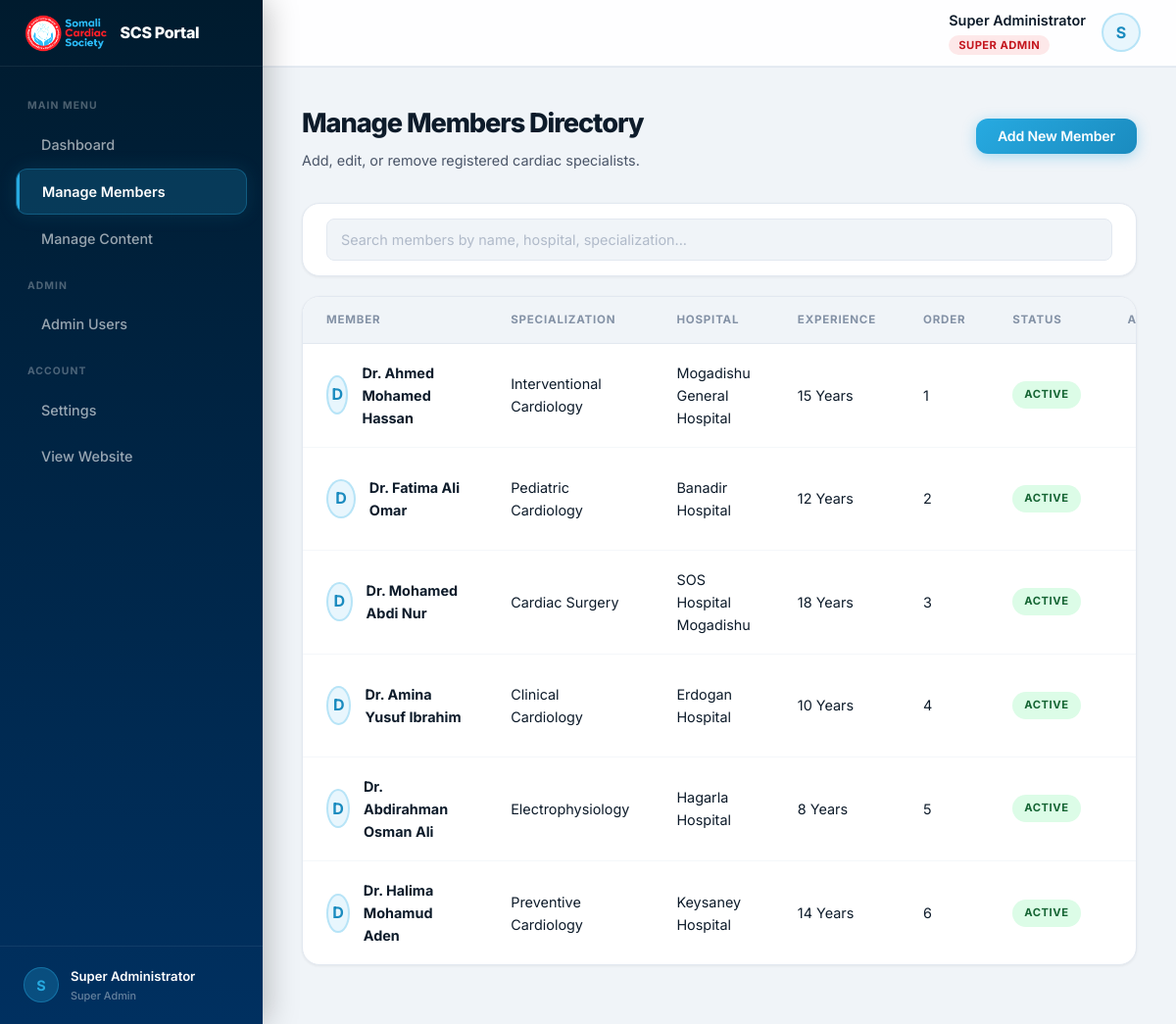
Screenshot of /admin/members.php (signed in) with the database file from the repository.
### tables this page shows
CREATE TABLE IF NOT EXISTS `members` (
    `id` INT AUTO_INCREMENT PRIMARY KEY,
    `full_name` VARCHAR(100) NOT NULL,
    `photo` VARCHAR(255) DEFAULT NULL,
    `experience_years` INT DEFAULT 0,
    `hospital` VARCHAR(150) DEFAULT NULL,
    `specialization` VARCHAR(200) DEFAULT NULL,
    `bio` TEXT DEFAULT NULL,
    `display_order` INT DEFAULT 0,
    `is_active` TINYINT(1) NOT NULL DEFAULT 1,
    `created_at` TIMESTAMP DEFAULT CURRENT_TIMESTAMP,
    `updated_at` TIMESTAMP DEFAULT CURRENT_TIMESTAMP ON UPDATE CURRENT_TIMESTAMP,
    INDEX `idx_active_order` (`is_active`, `display_order`)
);

### admin/members.php (the view, shortened to what this page needs)
<?php
require_once __DIR__ . '/../includes/admin_layout.php';
$db = getDB();
$action = $_GET['action'] ?? 'list';
$id = isset($_GET['id']) ? (int)$_GET['id'] : 0;
$error = null;
if ($action === 'add' || $action === 'edit') {
    $member = ['full_name' => '', 'photo' => '', 'experience_years' => 0, 'hospital' => '', 'specialization' => '', 'bio' => '', 'display_order' => 0, 'is_active' => 1];
    if ($action === 'edit' && $id > 0) {
        $stmt = $db->prepare("SELECT * FROM members WHERE id = :id");
        $stmt->execute([':id' => $id]);
        $member = $stmt->fetch();
        if (!$member) {
            setFlash('error', 'Member not found.');
            header('Location: members.php');
            exit;
        }
    }
    startAdminLayout(($action === 'add' ? 'Add New' : 'Edit') . ' Member');
    ?>
    <div class="page-title-block">
        <div>
            <h1><?php echo $action === 'add' ? 'Add New Member' : 'Edit Member Details'; ?></h1>
            <p style="color: var(--text-secondary); font-size: 0.9rem;">Fill in the profile details for the doctor/specialist.</p>
        </div>
        <a href="members.php" class="btn-admin btn-admin-secondary">Back to List</a>
    </div>
    <?php if ($error): ?>
        <div class="alert alert-error"><?php echo htmlspecialchars($error); ?></div>
    <?php endif; ?>
    <div class="admin-card">
        <div class="card-body">
            <form action="members.php?action=<?php echo $action; ?>&id=<?php echo $id; ?>" method="POST" enctype="multipart/form-data" class="admin-form">
                <?php echo csrfField(); ?>
                <?php if ($action === 'edit'): ?>
                    <input type="hidden" name="existing_photo" value="<?php echo htmlspecialchars($member['photo'] ?? ''); ?>">
                <?php endif; ?>
                <div class="form-grid">
                    <div class="form-group">
                        <label for="full_name">Full Name *</label>
                        <input type="text" id="full_name" name="full_name" required value="<?php echo htmlspecialchars($member['full_name']); ?>" placeholder="e.g. Dr. Ahmed Mohamed Hassan">
                    </div>
                    <div class="form-group">
                        <label for="specialization">Specialization / Role *</label>
                        <input type="text" id="specialization" name="specialization" required value="<?php echo htmlspecialchars($member['specialization']); ?>" placeholder="e.g. Interventional Cardiology">
                    </div>
                    <div class="form-group">
                        <label for="hospital">Working Hospital / Institution *</label>
                        <input type="text" id="hospital" name="hospital" required value="<?php echo htmlspecialchars($member['hospital']); ?>" placeholder="e.g. Mogadishu General Hospital">
                    </div>
                    <div class="form-group">
                        <label for="experience_years">Years of Experience</label>
                        <input type="number" id="experience_years" name="experience_years" min="0" value="<?php echo htmlspecialchars($member['experience_years']); ?>">
                    </div>
                    <div class="form-group">
                        <label for="display_order">Display Order</label>
                        <input type="number" id="display_order" name="display_order" min="0" value="<?php echo htmlspecialchars($member['display_order']); ?>" placeholder="Lower numbers show first">
                    </div>
                    <div class="form-group" style="display: flex; align-items: flex-end; padding-bottom: 12px;">
                        <label style="display: flex; align-items: center; gap: 8px; cursor: pointer; font-weight: 600;">
                            <input type="checkbox" name="is_active" value="1" <?php echo $member['is_active'] ? 'checked' : ''; ?>>
                            Visible on Public Directory
                        </label>
                    </div>
                    <div class="form-group full-width">
                        <label for="photo">Photo / Avatar</label>
                        <div class="file-upload-preview">
                            <div class="image-preview-box">
                                <img id="photoPreview" src="<?php echo $member['photo'] ? UPLOADS_URL . '/' . htmlspecialchars($member['photo']) : ''; ?>" alt="Preview" style="<?php echo $member['photo'] ? '' : 'display:none;'; ?>">
                                <?php if (!$member['photo']): ?>
                                    <span style="font-size: 1.5rem; color: var(--text-light);">📷</span>
                                <?php endif; ?>
                            </div>
                            <div>
                                <input type="file" id="photo" name="photo" class="image-upload-input" data-preview="photoPreview" accept="image/*">
                                <p style="font-size: 0.75rem; color: var(--text-secondary); margin-top: 4px;">Recommended: Square ratio. Max file size: 5MB.</p>
                            </div>
                        </div>
                    </div>
                    <div class="form-group full-width">
                        <label for="bio">Short Biography / Bio</label>
                        <textarea id="bio" name="bio" rows="4" placeholder="Brief professional background summary..."><?php echo htmlspecialchars($member['bio'] ?? ''); ?></textarea>
                    </div>
                </div>
                <div class="form-actions">
                    <a href="members.php" class="btn-admin btn-admin-secondary">Cancel</a>
                    <button type="submit" class="btn-admin btn-admin-primary">Save Member</button>
                </div>
            </form>
        </div>
    </div>
    <?php
    endAdminLayout();
} else {
    try {
        $stmt = $db->query("SELECT * FROM members ORDER BY display_order ASC, full_name ASC");
        $membersList = $stmt->fetchAll();
    } catch (Exception $ex) {
        $membersList = [];
    }
    ?>
    <div class="page-title-block">
        <div>
            <h1>Manage Members Directory</h1>
            <p style="color: var(--text-secondary); font-size: 0.9rem;">Add, edit, or remove registered cardiac specialists.</p>
        </div>
        <a href="members.php?action=add" class="btn-admin btn-admin-primary">Add New Member</a>
    </div>
    <div class="admin-card" style="margin-bottom: 20px;">
        <div class="card-body" style="padding: 15px 24px;">
            <input type="text" id="tableSearch" placeholder="Search members by name, hospital, specialization..." style="width: 100%; padding: 10px 14px; border: 1px solid var(--border-color); border-radius: var(--radius-sm); font-size: 0.9rem;">
        </div>
    </div>
    <div class="admin-card">
        <div class="card-body" style="padding: 0;">
            <div class="table-responsive">
                <table class="admin-table" id="dataTable">
                    <thead>
                        <tr>
                            <th>Member</th>
                            <th>Specialization</th>
                            <th>Hospital</th>
                            <th>Experience</th>
                            <th>Order</th>
                            <th>Status</th>
                            <th style="text-align: right;">Actions</th>
                        </tr>
                    </thead>
                    <tbody>
                        <?php if (!empty($membersList)): ?>
                            <?php foreach ($membersList as $m): ?>
                            <tr>
                                <td>
                                    <div class="user-info-cell">
                                        <?php if ($m['photo']): ?>
                                            <img src="<?php echo UPLOADS_URL . '/' . htmlspecialchars($m['photo']); ?>" alt="Photo" class="user-avatar-small">
                                        <?php else: ?>
                                            <div class="user-avatar-small"><?php echo strtoupper(substr($m['full_name'], 0, 1)); ?></div>
                                        <?php endif; ?>
                                        <strong><?php echo htmlspecialchars($m['full_name']); ?></strong>
                                    </div>
                                </td>
                                <td><?php echo htmlspecialchars($m['specialization']); ?></td>
                                <td><?php echo htmlspecialchars($m['hospital']); ?></td>
                                <td><?php echo $m['experience_years']; ?> Years</td>
                                <td><?php echo $m['display_order']; ?></td>
                                <td>
                                    <span class="status-badge <?php echo $m['is_active'] ? 'active' : 'inactive'; ?>">
                                        <?php echo $m['is_active'] ? 'Active' : 'Hidden'; ?>
                                    </span>
                                </td>
                                <td style="text-align: right;">
                                </td>
                            </tr>
                            <?php endforeach; ?>
                        <?php else: ?>
                            <tr>
                                <td colspan="7" style="text-align: center; color: var(--text-light); padding: 50px;">No registered members found.</td>
                            </tr>
                        <?php endif; ?>
                    </tbody>
                </table>
            </div>
        </div>
    </div>
    <?php
}
?>

### assets/css/admin.css (style rules this page uses)
:root { --admin-sidebar-width: 268px; --admin-header-height: 68px; --primary-blue: #27AAE1; --primary-blue-dark: #1a8bbf; --primary-blue-light: #E8F6FD; --primary-blue-glow: rgba(39,170,225,0.25); --primary-red: #ED1C24; --primary-red-dark: #c4161e; --primary-red-light: #fde8e9; --sidebar-bg-top: #001B2E; --sidebar-bg-bottom: #003060; --sidebar-text: rgba(255,255,255,0.6); --sidebar-text-hover:#fff; --sidebar-active-bg: rgba(39,170,225,0.2); --sidebar-active-border: var(--primary-blue); --bg-main: #F0F4F8; --bg-card: #ffffff; --text-primary: #0D1B2A; --text-secondary: #4A5568; --text-light: #8492A6; --border-color: #E2E8F0; --radius-sm: 8px; --radius-md: 12px; --radius-lg: 18px; --radius-xl: 24px; --shadow-sm: 0 1px 3px rgba(0,0,0,0.06); --shadow-md: 0 4px 20px rgba(0,0,0,0.07); --shadow-lg: 0 12px 40px rgba(0,0,0,0.1); --shadow-blue: 0 4px 20px rgba(39,170,225,0.3); --transition: all 0.25s cubic-bezier(0.4,0,0.2,1); }
*, *::before, *::after { box-sizing: border-box; margin: 0; padding: 0; }
html { font-size: 16px; }
body { font-family: 'Inter', -apple-system, BlinkMacSystemFont, sans-serif; background: var(--bg-main); color: var(--text-primary); line-height: 1.6; overflow-x: hidden; -webkit-font-smoothing: antialiased; }
a { text-decoration: none; color: inherit; transition: var(--transition); }
.user-avatar-small { width: 40px; height: 40px; border-radius: 50%; background: var(--primary-blue-light); color: var(--primary-blue-dark); display: flex; align-items: center; justify-content: center; font-weight: 700; font-size: 1rem; border: 2px solid rgba(39,170,225,0.25); }
.page-title-block { display: flex; align-items: center; justify-content: space-between; margin-bottom: 32px; }
.page-title-block h1 { font-size: 1.7rem; font-weight: 800; color: var(--text-primary); letter-spacing: -0.04em; }
.page-title-block p { font-size: 0.875rem; color: var(--text-secondary); margin-top: 4px; }
.admin-card { background: var(--bg-card); border-radius: var(--radius-lg); box-shadow: var(--shadow-sm); border: 1px solid var(--border-color); margin-bottom: 24px; overflow: hidden; transition: box-shadow 0.3s; }
.card-body { padding: 28px; }
.table-responsive { overflow-x: auto; }
.admin-table { width: 100%; border-collapse: collapse; text-align: left; font-size: 0.9rem; }
.admin-table th { background: var(--bg-main); padding: 14px 24px; font-weight: 700; font-size: 0.72rem; color: var(--text-light); border-bottom: 1px solid var(--border-color); text-transform: uppercase; letter-spacing: 0.07em; }
.admin-table td { padding: 18px 24px; border-bottom: 1px solid #F4F7FA; vertical-align: middle; transition: background 0.15s; }
.admin-table tr:last-child td { border-bottom: none; }
.status-badge { display: inline-flex; align-items: center; gap: 5px; padding: 5px 12px; border-radius: 50px; font-size: 0.7rem; font-weight: 700; text-transform: uppercase; letter-spacing: 0.05em; }
.status-badge.active { background: #DCFCE7; color: #166534; }
.user-info-cell { display: flex; align-items: center; gap: 14px; }
input[type="text"], input[type="email"], input[type="password"], input[type="number"], input[type="date"], select, textarea { width: 100%; padding: 13px 16px; border-radius: var(--radius-md); border: 1.5px solid var(--border-color); font-family: 'Inter', sans-serif; font-size: 0.92rem; line-height: 1.5; transition: var(--transition); background: var(--bg-main); color: var(--text-primary); outline: none; appearance: none; -webkit-appearance: none; }
input::placeholder, textarea::placeholder { color: #B0BAC9; }
.btn-admin { display: inline-flex; align-items: center; gap: 8px; padding: 11px 22px; border-radius: var(--radius-md); font-size: 0.88rem; font-weight: 600; border: none; cursor: pointer; transition: var(--transition); text-align: center; text-decoration: none; line-height: 1; letter-spacing: -0.01em; }
.btn-admin-primary { background: linear-gradient(135deg, var(--primary-blue), var(--primary-blue-dark)); color: #fff; box-shadow: 0 3px 14px rgba(39,170,225,0.35); }

### rows the page displays
members: full_name "D", full_name "Dr. Ahmed Mohamed Hassan", specialization "Interventional Cardiology", hospital "Mogadishu General Hospital", experience_years "15", display_order "1", is_active "ACTIVE"
members: full_name "D", full_name "Dr. Fatima Ali Omar", specialization "Pediatric Cardiology", hospital "Banadir Hospital", experience_years "12", display_order "2", is_active "ACTIVE"
members: full_name "D", full_name "Dr. Mohamed Abdi Nur", specialization "Cardiac Surgery", hospital "SOS Hospital Mogadishu", experience_years "18", display_order "3", is_active "ACTIVE"
members: full_name "D", full_name "Dr. Amina Yusuf Ibrahim", specialization "Clinical Cardiology", hospital "Erdogan Hospital", experience_years "10", display_order "4", is_active "ACTIVE"
members: full_name "D", full_name "Dr. Abdirahman Osman Ali", specialization "Electrophysiology", hospital "Hagarla Hospital", experience_years "8", display_order "5", is_active "ACTIVE"
members: full_name "D", full_name "Dr. Halima Mohamud Aden", specialization "Preventive Cardiology", hospital "Keysaney Hospital", experience_years "14", display_order "6", is_active "ACTIVE"

### other values shown
substr($adminFullName, 0, 1) "S"
$adminFullName "Super Administrator"
